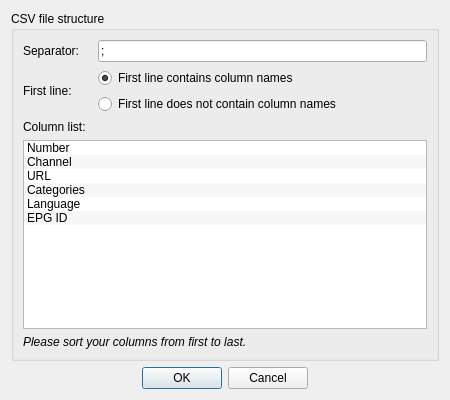
<?xml version="1.0" encoding="UTF-8"?>
<ui version="4.0">
 <class>PlaylistImportCSV</class>
 <widget class="QDialog" name="PlaylistImportCSV">
  <property name="geometry">
   <rect>
    <x>0</x>
    <y>0</y>
    <width>450</width>
    <height>400</height>
   </rect>
  </property>
  <property name="windowTitle">
   <string>CSV file structure</string>
  </property>
  <property name="windowIcon">
   <iconset resource="../../../data/icons.qrc">
    <normaloff>:/icons/24x24/file-csv.png</normaloff>:/icons/24x24/file-csv.png</iconset>
  </property>
  <layout class="QVBoxLayout" name="verticalLayout">
   <item>
    <widget class="QGroupBox" name="groupBox">
     <property name="title">
      <string>CSV file structure</string>
     </property>
     <layout class="QGridLayout" name="gridLayout">
      <item row="0" column="0">
       <widget class="QLabel" name="labelSeparator">
        <property name="text">
         <string>Separator:</string>
        </property>
       </widget>
      </item>
      <item row="0" column="2">
       <widget class="QLineEdit" name="editSeparator">
        <property name="text">
         <string>;</string>
        </property>
       </widget>
      </item>
      <item row="1" column="0" rowspan="2">
       <widget class="QLabel" name="labelFirstLine">
        <property name="text">
         <string>First line:</string>
        </property>
       </widget>
      </item>
      <item row="1" column="2">
       <widget class="QRadioButton" name="radioFirstHeader">
        <property name="text">
         <string>First line contains column names</string>
        </property>
        <property name="checked">
         <bool>true</bool>
        </property>
       </widget>
      </item>
      <item row="2" column="2">
       <widget class="QRadioButton" name="radioFirstContent">
        <property name="text">
         <string>First line does not contain column names</string>
        </property>
       </widget>
      </item>
      <item row="3" column="0">
       <widget class="QLabel" name="labelColumnList">
        <property name="text">
         <string>Column list:</string>
        </property>
       </widget>
      </item>
      <item row="5" column="0" colspan="3">
       <widget class="QLabel" name="labelColumnListInfo">
        <property name="text">
         <string>&lt;i&gt;Please sort your columns from first to last.&lt;/i&gt;</string>
        </property>
       </widget>
      </item>
      <item row="4" column="0" colspan="3">
       <widget class="QListWidget" name="columns">
        <property name="dragEnabled">
         <bool>true</bool>
        </property>
        <property name="dragDropMode">
         <enum>QAbstractItemView::InternalMove</enum>
        </property>
        <property name="alternatingRowColors">
         <bool>true</bool>
        </property>
        <item>
         <property name="text">
          <string>Number</string>
         </property>
        </item>
        <item>
         <property name="text">
          <string>Channel</string>
         </property>
        </item>
        <item>
         <property name="text">
          <string>URL</string>
         </property>
        </item>
        <item>
         <property name="text">
          <string>Categories</string>
         </property>
        </item>
        <item>
         <property name="text">
          <string>Language</string>
         </property>
        </item>
        <item>
         <property name="text">
          <string>EPG ID</string>
         </property>
        </item>
       </widget>
      </item>
     </layout>
    </widget>
   </item>
   <item>
    <widget class="QDialogButtonBox" name="buttonBox">
     <property name="orientation">
      <enum>Qt::Horizontal</enum>
     </property>
     <property name="standardButtons">
      <set>QDialogButtonBox::Cancel|QDialogButtonBox::Ok</set>
     </property>
     <property name="centerButtons">
      <bool>true</bool>
     </property>
    </widget>
   </item>
  </layout>
 </widget>
 <resources>
  <include location="../../../data/icons.qrc"/>
 </resources>
 <connections>
  <connection>
   <sender>buttonBox</sender>
   <signal>accepted()</signal>
   <receiver>PlaylistImportCSV</receiver>
   <slot>accept()</slot>
   <hints>
    <hint type="sourcelabel">
     <x>248</x>
     <y>254</y>
    </hint>
    <hint type="destinationlabel">
     <x>157</x>
     <y>274</y>
    </hint>
   </hints>
  </connection>
  <connection>
   <sender>buttonBox</sender>
   <signal>rejected()</signal>
   <receiver>PlaylistImportCSV</receiver>
   <slot>reject()</slot>
   <hints>
    <hint type="sourcelabel">
     <x>316</x>
     <y>260</y>
    </hint>
    <hint type="destinationlabel">
     <x>286</x>
     <y>274</y>
    </hint>
   </hints>
  </connection>
 </connections>
</ui>
